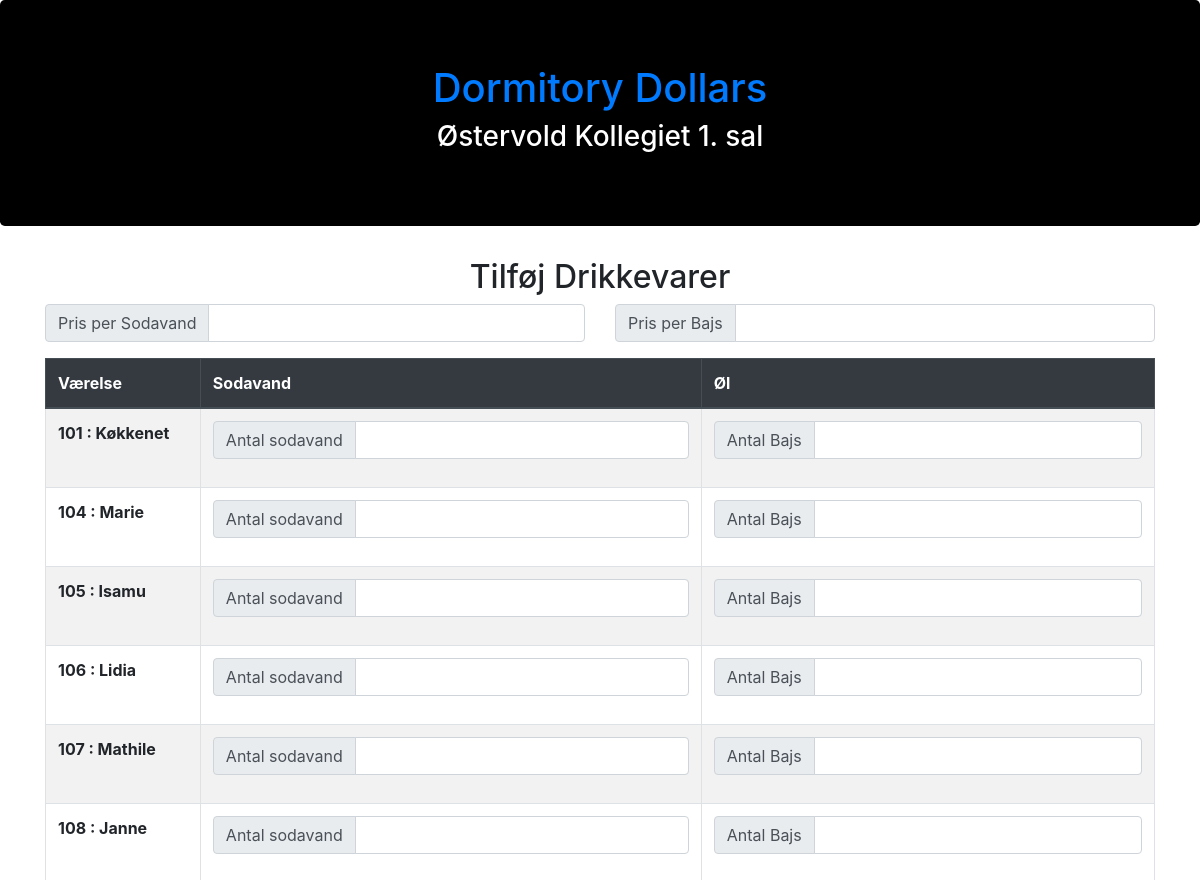
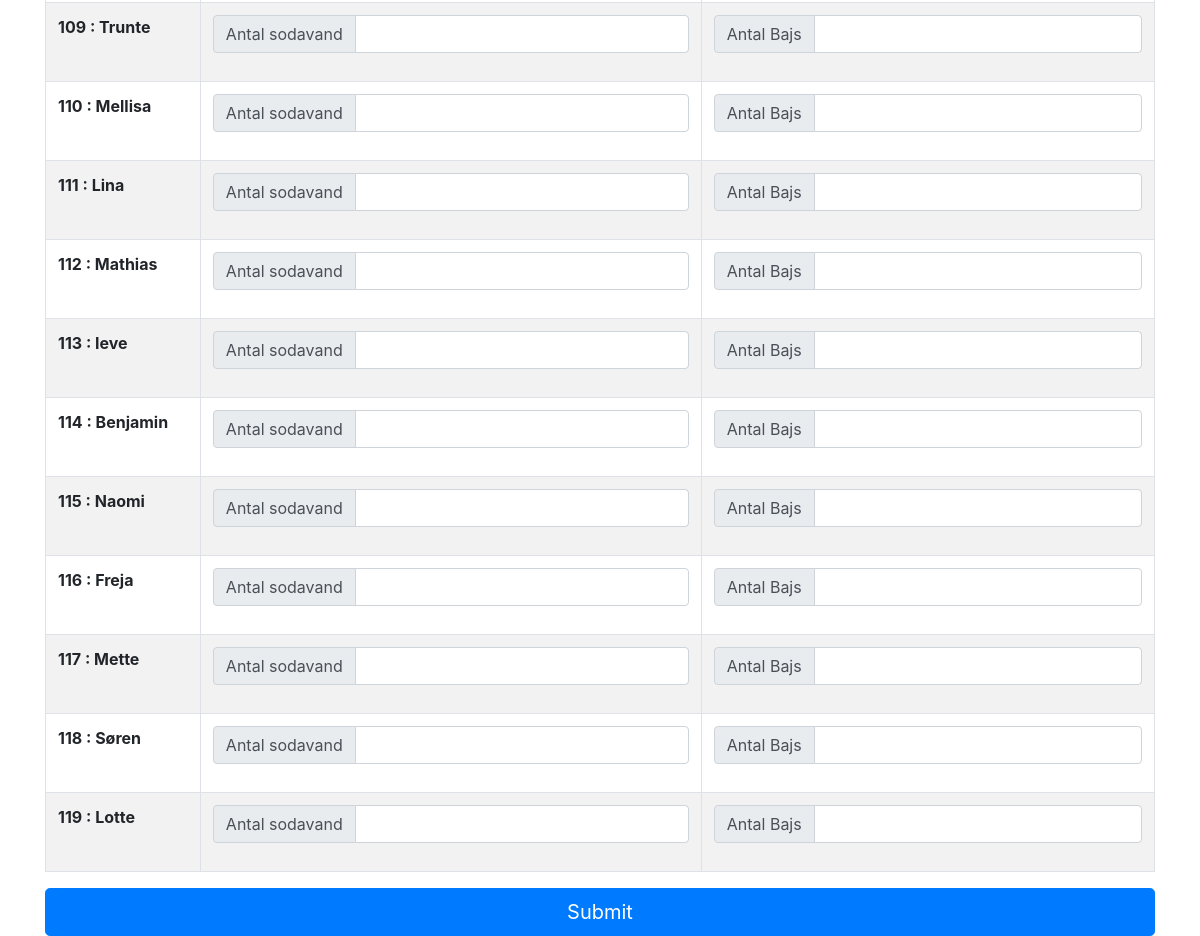
The app's page /addDrinks/ (signed in) with its own data (2 pictures, top to bottom).
### cashier/models/room.py (models this page shows, shortened)
class Room(models.Model):
    class Meta:
        app_label = 'cashier'
    roomNr = models.IntegerField(primary_key=True)
    name = models.CharField('Name', max_length=200)
    nickName = models.CharField('Nickname', max_length=200, blank=True)
    tlfNumber = models.IntegerField('Phone Number', blank=True, null=True)
    accountNr = models.CharField('Konto-nr', blank=True, max_length=20)
    hasMobilePay = models.BooleanField('MobilePay', default=False)
    mail = models.EmailField('Email', blank=True, null=True)
    emergencyName = models.CharField(
        'Emergency Name', max_length=200, blank=True
    )
    emergencyRel = models.CharField(
        'Emergency relationship type', max_length=200, blank=True
    )
    emergencyTlfNumber = models.CharField(
        'Emergency phone',max_length=50, blank=True, null=True
    )
    def __iter__(self):
        yield 'balance', self.get_balance()
        yield 'roomNr', self.roomNr
        yield 'name', self.name
    def get_balance(self):
        trans = Transaction.objects.filter(room=self)
        balance = 0
        for entry in trans:
            if entry.archived:
                continue
            transType = entry.typeOfTransaction
            if transType == 'expense' or transType == 'pay':
                balance += entry.amount
            else:
                balance -= entry.amount
        return balance

### cashier/views.py (the view, shortened to what this page needs)
# urls.py: url(r"^addDrinks/", add_drinks, name="AddDrinks"),
@login_required
def add_drinks(request):
    rooms = [dict(room) for room in Room.objects.all().order_by("roomNr")]
    return render(request, "cashier/addDrinks.html", {"rooms": rooms})

### cashier/templates/cashier/addDrinks.html (shortened to what this page needs)
{% extends 'cashier/base.html' %} {% block content %}
<h2 class="text-center">Tilføj Drikkevarer</h2>
<form action="{% url 'AddDrinks' %}" method="post">
  <div class="row">
    <div class="input-group mb-3 col">
      <div class="input-group-prepend">
        <span class="input-group-text">Pris per Sodavand</span>
      </div>
      <input
        type="text"
        class="form-control"
        name="price-soda"
        id="price-soda"
      />
    </div>
    <div class="input-group mb-3 col">
      <div class="input-group-prepend">
        <span class="input-group-text">Pris per Bajs</span>
      </div>
      <input type="text" class="form-control" name="price-beer" />
    </div>
  </div>
  <table class="table table-striped table-bordered table-hover">
    <thead class="thead-dark">
      <tr>
        <th scope="col">Værelse</th>
        <th scope="col">Sodavand</th>
        <th scope="col">Øl</th>
      </tr>
    </thead>
    <tbody>
      {% for room in rooms %}
      <tr>
        <th>{{room.roomNr}} : {{room.name}}</th>
        <td>
          <div class="input-group mb-3">
            <div class="input-group-prepend">
              <span class="input-group-text">Antal sodavand</span>
            </div>
            <input
              type="number"
              class="form-control"
              name="{{room.roomNr}}-consumed-soda"
            />
          </div>
        </td>
        <td>
          <div class="input-group mb-3">
            <div class="input-group-prepend">
              <span class="input-group-text">Antal Bajs</span>
            </div>
            <input
              type="number"
              class="form-control"
              name="{{room.roomNr}}-consumed-beer"
            />
          </div>
        </td>
      </tr>
      {% endfor %}
    </tbody>
  </table>
  <input
    type="submit"
    value="Submit"
    class="btn btn-primary btn-lg btn-block"
  />
</form>
{% endblock %}

### records on screen
Room: name "Køkkenet"
Room: name "Marie"
Room: name "Isamu"
Room: name "Lidia"
Room: name "Mathile"
Room: name "Janne"
Room: name "Trunte"
Room: name "Mellisa"
Room: name "Lina"
Room: name "Mathias"
Room: name "Ieve"
Room: name "Benjamin"
Room: name "Naomi"
Room: name "Freja"
Room: name "Mette"
Room: name "Søren"
Room: name "Lotte"

### other values on screen
{{ room.roomNr }} "101" "104" "105" "106" "107" "108" "109" "110" "111" "112" "113" "114" "115" "116" "117" "118" "119"
